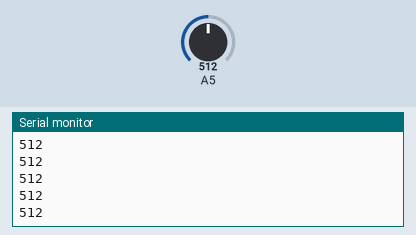
Simulated run of this sketch. Board: Arduino Uno, built with avr-gcc and run on an emulated ATmega328P. Shown: the last lines printed to the serial monitor. The inputs (shaded band) are chosen by the test bench; at power-on: A5 = 512.

Above: at 1.2 s.
1.3 s: A5 set to 716
At 1.31 s:
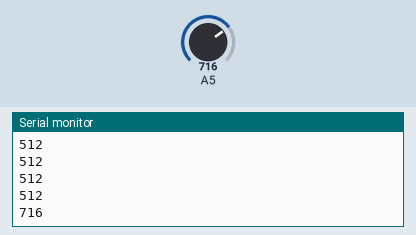
2.8 s: A5 set to 900
At 2.81 s:
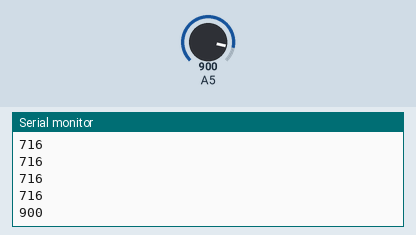
Timing chart, 0 to 5.8 s (numbered marks = the images above; inputs shaded):
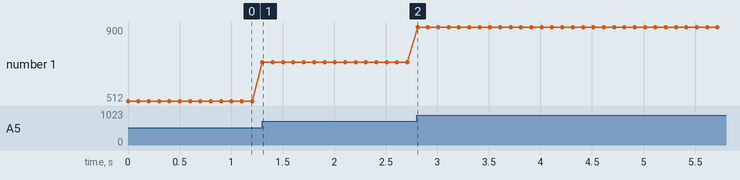

The sketch:

sketch_sep30d.ino
```cpp
void setup() {
  // put your setup code here, to run once:
  Serial.begin(115200);
  pinMode(13, INPUT);

}

void loop() {
  // put your main code here, to run repeatedly:
  int val = analogRead(13);
  Serial.println(val);
  delay(100);
}
```

Measured:
- after the input at 1.3 s, the serial monitor: prints a new line at once (image 1)
- after the input at 2.8 s, the serial monitor: prints a new line at once (image 2)
- plotted number 1: 512 → 716 after the input at 1.3 s, 716 → 900 after the input at 2.8 s
